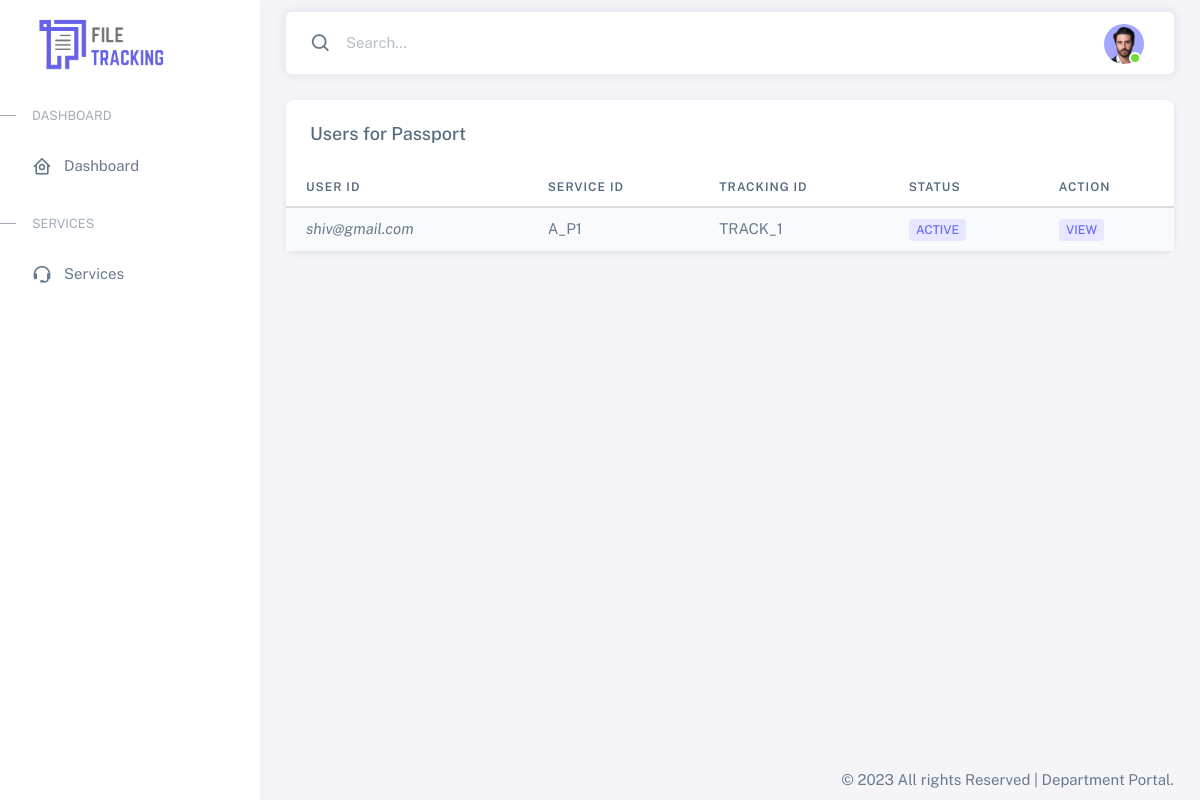
Page /pages/services/authorityServicesDetails.php (signed in) on the committed database.
### tables this page shows
CREATE TABLE `doc_process_status` (
  `dps_id` int(20) NOT NULL,
  `document_id` varchar(20) NOT NULL,
  `doc_path` varchar(100) DEFAULT NULL,
  `user_id` varchar(20) NOT NULL,
  `table_id` varchar(20) NOT NULL,
  `service_id` varchar(20) NOT NULL,
  `authority_id` varchar(20) NOT NULL,
  `tracking_id` varchar(20) NOT NULL,
  `reason` varchar(100) DEFAULT NULL,
  `status` int(2) DEFAULT 0
);

### db/cls_select.php (called while the page is built, shortened)
<?php
class dpsALL
{
    public $authority_id;
    public $service_id;
    public $table_id;
    public function ALLdps()
    {
        $conn = dbconnection();
        $sql = "SELECT `dps_id`, `document_id`,`doc_path`, `user_id`, `table_id`, `service_id`, `authority_id`, `tracking_id`, `status` FROM `doc_process_status` WHERE `authority_id`='$this->authority_id' AND `service_id`='$this->service_id' AND `table_id`='$this->table_id' ";
        $result = $conn->query($sql);
        return $result;
    }
}

### pages/services/authorityServicesDetails.php (the view, shortened to what this page needs)
<?php include INC_URL . '/__headerLinks.php'; ?>
<?php include INC_URL . '/__sidebar.php'; ?>
<?php include INC_URL . '/__navbar.php'; ?>
<?php
if (isset($_SESSION['Authority'])) :
  require_once('../../db/cls_select.php');
  $obj = new dpsALL();
  $obj->authority_id = $_SESSION['Authority_id'];
  $obj->service_id = $_SESSION['Authority_service_id'];
  $obj->table_id = $_SESSION['Authority_table_id'];
  $result_dpsall  = $obj->ALLdps();
?>
  <div class="content-wrapper">
    <div class="container-xxl flex-grow-1 container-p-y">
      <div class="card">
        <h5 class="card-header">Users for Passport</h5>
        <div class="table-responsive text-nowrap">
          <table class="table table-striped">
            <thead>
              <tr>
                <th>User ID</th>
                <th>Service ID</th>
                <th>Tracking ID</th>
                <th>Status</th>
                <th>Action</th>
              </tr>
            </thead>
            <tbody class="table-border-bottom-0">
              <?php
              $temp = '';
              if ($result_dpsall->num_rows > 0) :
                foreach ($result_dpsall as $row) :
                  if ($temp == $row['tracking_id']) {
                  } else {
              ?>
                    <tr>
                      <td><i class="fab fa-angular fa-lg me-3"><?php echo $row['user_id']; ?></i></td>
                      <td><?php echo $row['service_id']; ?></td>
                      <td><?php echo $row['tracking_id']; ?></td>
                      <td><span class="badge bg-label-primary me-1">Active</span></td>
                      <td><a href="<?php echo PAGES_URL . "/services/authority_doc_view.php?user_id=" . $row['user_id']; ?>" class="badge bg-label-primary me-1">View</a></td>
                    </tr>
              <?php
                    $temp = $row['tracking_id'];
                  }
                endforeach;
              endif;
              ?>
            </tbody>
          </table>
        </div>
      </div>
    </div>
  </div>
<?php endif; ?>
<?php include INC_URL . '/__footer.php'; ?>
<?php include INC_URL . '/__footerLinks.php'; ?>

### rows in the picture
doc_process_status: user "shiv@gmail.com", service "A_P1", tracking "TRACK_1"
